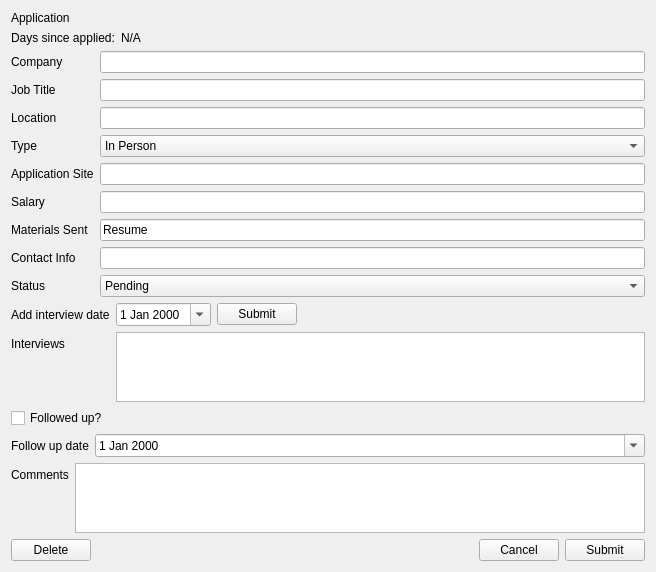
<?xml version="1.0" encoding="UTF-8"?>
<ui version="4.0">
 <class>AppInfoScreen</class>
 <widget class="QWidget" name="AppInfoScreen">
  <property name="geometry">
   <rect>
    <x>0</x>
    <y>0</y>
    <width>656</width>
    <height>549</height>
   </rect>
  </property>
  <property name="windowTitle">
   <string>Application Info</string>
  </property>
  <layout class="QVBoxLayout" name="verticalLayout">
   <item>
    <widget class="QLabel" name="label">
     <property name="sizePolicy">
      <sizepolicy hsizetype="Preferred" vsizetype="Maximum">
       <horstretch>0</horstretch>
       <verstretch>0</verstretch>
      </sizepolicy>
     </property>
     <property name="text">
      <string>Application</string>
     </property>
    </widget>
   </item>
   <item>
    <widget class="QWidget" name="DaysSinceAppliedWidget" native="true">
     <property name="sizePolicy">
      <sizepolicy hsizetype="Preferred" vsizetype="Maximum">
       <horstretch>0</horstretch>
       <verstretch>0</verstretch>
      </sizepolicy>
     </property>
     <layout class="QFormLayout" name="formLayout">
      <property name="leftMargin">
       <number>0</number>
      </property>
      <property name="topMargin">
       <number>0</number>
      </property>
      <property name="rightMargin">
       <number>0</number>
      </property>
      <property name="bottomMargin">
       <number>0</number>
      </property>
      <item row="0" column="0">
       <widget class="QLabel" name="label_2">
        <property name="text">
         <string>Days since applied:</string>
        </property>
       </widget>
      </item>
      <item row="0" column="1">
       <widget class="QLabel" name="daysSinceAppliedLabel">
        <property name="text">
         <string>N/A</string>
        </property>
       </widget>
      </item>
     </layout>
    </widget>
   </item>
   <item>
    <widget class="QWidget" name="AppInfoWidget" native="true">
     <property name="sizePolicy">
      <sizepolicy hsizetype="Preferred" vsizetype="Maximum">
       <horstretch>0</horstretch>
       <verstretch>0</verstretch>
      </sizepolicy>
     </property>
     <layout class="QFormLayout" name="formLayout_2">
      <property name="leftMargin">
       <number>0</number>
      </property>
      <property name="topMargin">
       <number>0</number>
      </property>
      <property name="rightMargin">
       <number>0</number>
      </property>
      <property name="bottomMargin">
       <number>0</number>
      </property>
      <item row="0" column="0">
       <widget class="QLabel" name="label_4">
        <property name="text">
         <string>Company</string>
        </property>
       </widget>
      </item>
      <item row="0" column="1">
       <widget class="QLineEdit" name="companyField"/>
      </item>
      <item row="1" column="0">
       <widget class="QLabel" name="label_5">
        <property name="text">
         <string>Job Title</string>
        </property>
       </widget>
      </item>
      <item row="1" column="1">
       <widget class="QLineEdit" name="jobTitleField"/>
      </item>
      <item row="2" column="0">
       <widget class="QLabel" name="label_6">
        <property name="text">
         <string>Location</string>
        </property>
       </widget>
      </item>
      <item row="2" column="1">
       <widget class="QLineEdit" name="locationField"/>
      </item>
      <item row="3" column="0">
       <widget class="QLabel" name="label_7">
        <property name="text">
         <string>Type</string>
        </property>
       </widget>
      </item>
      <item row="3" column="1">
       <widget class="QComboBox" name="jobTypeField">
        <item>
         <property name="text">
          <string>In Person</string>
         </property>
        </item>
        <item>
         <property name="text">
          <string>Hybrid</string>
         </property>
        </item>
        <item>
         <property name="text">
          <string>Remote</string>
         </property>
        </item>
       </widget>
      </item>
      <item row="4" column="0">
       <widget class="QLabel" name="label_8">
        <property name="text">
         <string>Application Site</string>
        </property>
       </widget>
      </item>
      <item row="4" column="1">
       <widget class="QLineEdit" name="appSiteField"/>
      </item>
      <item row="5" column="0">
       <widget class="QLabel" name="label_9">
        <property name="text">
         <string>Salary</string>
        </property>
       </widget>
      </item>
      <item row="5" column="1">
       <widget class="QLineEdit" name="salaryField"/>
      </item>
      <item row="6" column="0">
       <widget class="QLabel" name="label_10">
        <property name="text">
         <string>Materials Sent</string>
        </property>
       </widget>
      </item>
      <item row="6" column="1">
       <widget class="QLineEdit" name="materialsSent">
        <property name="text">
         <string>Resume</string>
        </property>
       </widget>
      </item>
      <item row="7" column="0">
       <widget class="QLabel" name="label_11">
        <property name="text">
         <string>Contact Info</string>
        </property>
       </widget>
      </item>
      <item row="7" column="1">
       <widget class="QLineEdit" name="contactField"/>
      </item>
      <item row="8" column="0">
       <widget class="QLabel" name="label_12">
        <property name="text">
         <string>Status</string>
        </property>
       </widget>
      </item>
      <item row="8" column="1">
       <widget class="QComboBox" name="statusField">
        <item>
         <property name="text">
          <string>Pending</string>
         </property>
        </item>
        <item>
         <property name="text">
          <string>Interview</string>
         </property>
        </item>
        <item>
         <property name="text">
          <string>Offered</string>
         </property>
        </item>
        <item>
         <property name="text">
          <string>Rejected</string>
         </property>
        </item>
       </widget>
      </item>
     </layout>
    </widget>
   </item>
   <item>
    <widget class="QWidget" name="interviewDatesWidget" native="true">
     <layout class="QFormLayout" name="formLayout_5">
      <property name="leftMargin">
       <number>0</number>
      </property>
      <property name="topMargin">
       <number>0</number>
      </property>
      <property name="rightMargin">
       <number>0</number>
      </property>
      <property name="bottomMargin">
       <number>0</number>
      </property>
      <item row="0" column="0">
       <widget class="QLabel" name="label_13">
        <property name="text">
         <string>Add interview date</string>
        </property>
       </widget>
      </item>
      <item row="0" column="1">
       <layout class="QHBoxLayout" name="horizontalLayout_2">
        <item>
         <widget class="QDateEdit" name="interviewDateField">
          <property name="calendarPopup">
           <bool>true</bool>
          </property>
         </widget>
        </item>
        <item>
         <widget class="QPushButton" name="interviewDateSubmit">
          <property name="text">
           <string>Submit</string>
          </property>
         </widget>
        </item>
        <item>
         <spacer name="horizontalSpacer_2">
          <property name="orientation">
           <enum>Qt::Horizontal</enum>
          </property>
          <property name="sizeHint" stdset="0">
           <size>
            <width>40</width>
            <height>20</height>
           </size>
          </property>
         </spacer>
        </item>
       </layout>
      </item>
      <item row="1" column="0">
       <widget class="QLabel" name="label_14">
        <property name="text">
         <string>Interviews</string>
        </property>
       </widget>
      </item>
      <item row="1" column="1">
       <widget class="QListWidget" name="interviewsList">
        <property name="maximumSize">
         <size>
          <width>16777215</width>
          <height>100</height>
         </size>
        </property>
       </widget>
      </item>
     </layout>
    </widget>
   </item>
   <item>
    <widget class="QCheckBox" name="followedUpCheckBox">
     <property name="text">
      <string>Followed up?</string>
     </property>
    </widget>
   </item>
   <item>
    <widget class="QWidget" name="followUpWidget" native="true">
     <property name="sizePolicy">
      <sizepolicy hsizetype="Preferred" vsizetype="Maximum">
       <horstretch>0</horstretch>
       <verstretch>0</verstretch>
      </sizepolicy>
     </property>
     <layout class="QFormLayout" name="formLayout_3">
      <property name="leftMargin">
       <number>0</number>
      </property>
      <property name="topMargin">
       <number>0</number>
      </property>
      <property name="rightMargin">
       <number>0</number>
      </property>
      <property name="bottomMargin">
       <number>0</number>
      </property>
      <item row="0" column="0">
       <widget class="QLabel" name="label_3">
        <property name="text">
         <string>Follow up date</string>
        </property>
       </widget>
      </item>
      <item row="0" column="1">
       <widget class="QDateEdit" name="followUpField">
        <property name="calendarPopup">
         <bool>true</bool>
        </property>
       </widget>
      </item>
     </layout>
    </widget>
   </item>
   <item>
    <widget class="QWidget" name="commentsWidget" native="true">
     <layout class="QFormLayout" name="formLayout_4">
      <property name="leftMargin">
       <number>0</number>
      </property>
      <property name="topMargin">
       <number>0</number>
      </property>
      <property name="rightMargin">
       <number>0</number>
      </property>
      <property name="bottomMargin">
       <number>0</number>
      </property>
      <item row="0" column="0">
       <widget class="QLabel" name="label_15">
        <property name="text">
         <string>Comments</string>
        </property>
       </widget>
      </item>
      <item row="0" column="1">
       <widget class="QPlainTextEdit" name="commentsField"/>
      </item>
     </layout>
    </widget>
   </item>
   <item>
    <widget class="QWidget" name="submitWidget" native="true">
     <property name="sizePolicy">
      <sizepolicy hsizetype="Preferred" vsizetype="Maximum">
       <horstretch>0</horstretch>
       <verstretch>0</verstretch>
      </sizepolicy>
     </property>
     <layout class="QHBoxLayout" name="horizontalLayout">
      <property name="leftMargin">
       <number>0</number>
      </property>
      <property name="topMargin">
       <number>0</number>
      </property>
      <property name="rightMargin">
       <number>0</number>
      </property>
      <property name="bottomMargin">
       <number>0</number>
      </property>
      <item>
       <widget class="QPushButton" name="appDeleteButton">
        <property name="text">
         <string>Delete</string>
        </property>
       </widget>
      </item>
      <item>
       <spacer name="horizontalSpacer">
        <property name="orientation">
         <enum>Qt::Horizontal</enum>
        </property>
        <property name="sizeHint" stdset="0">
         <size>
          <width>40</width>
          <height>20</height>
         </size>
        </property>
       </spacer>
      </item>
      <item>
       <widget class="QPushButton" name="appCancelButton">
        <property name="text">
         <string>Cancel</string>
        </property>
       </widget>
      </item>
      <item>
       <widget class="QPushButton" name="appSubmitButton">
        <property name="text">
         <string>Submit</string>
        </property>
       </widget>
      </item>
     </layout>
    </widget>
   </item>
  </layout>
 </widget>
 <tabstops>
  <tabstop>companyField</tabstop>
  <tabstop>jobTitleField</tabstop>
  <tabstop>locationField</tabstop>
  <tabstop>jobTypeField</tabstop>
  <tabstop>appSiteField</tabstop>
  <tabstop>salaryField</tabstop>
  <tabstop>materialsSent</tabstop>
  <tabstop>contactField</tabstop>
  <tabstop>statusField</tabstop>
  <tabstop>interviewDateField</tabstop>
  <tabstop>interviewDateSubmit</tabstop>
  <tabstop>interviewsList</tabstop>
  <tabstop>followedUpCheckBox</tabstop>
  <tabstop>followUpField</tabstop>
  <tabstop>commentsField</tabstop>
  <tabstop>appCancelButton</tabstop>
  <tabstop>appSubmitButton</tabstop>
  <tabstop>appDeleteButton</tabstop>
 </tabstops>
 <resources/>
 <connections/>
</ui>
